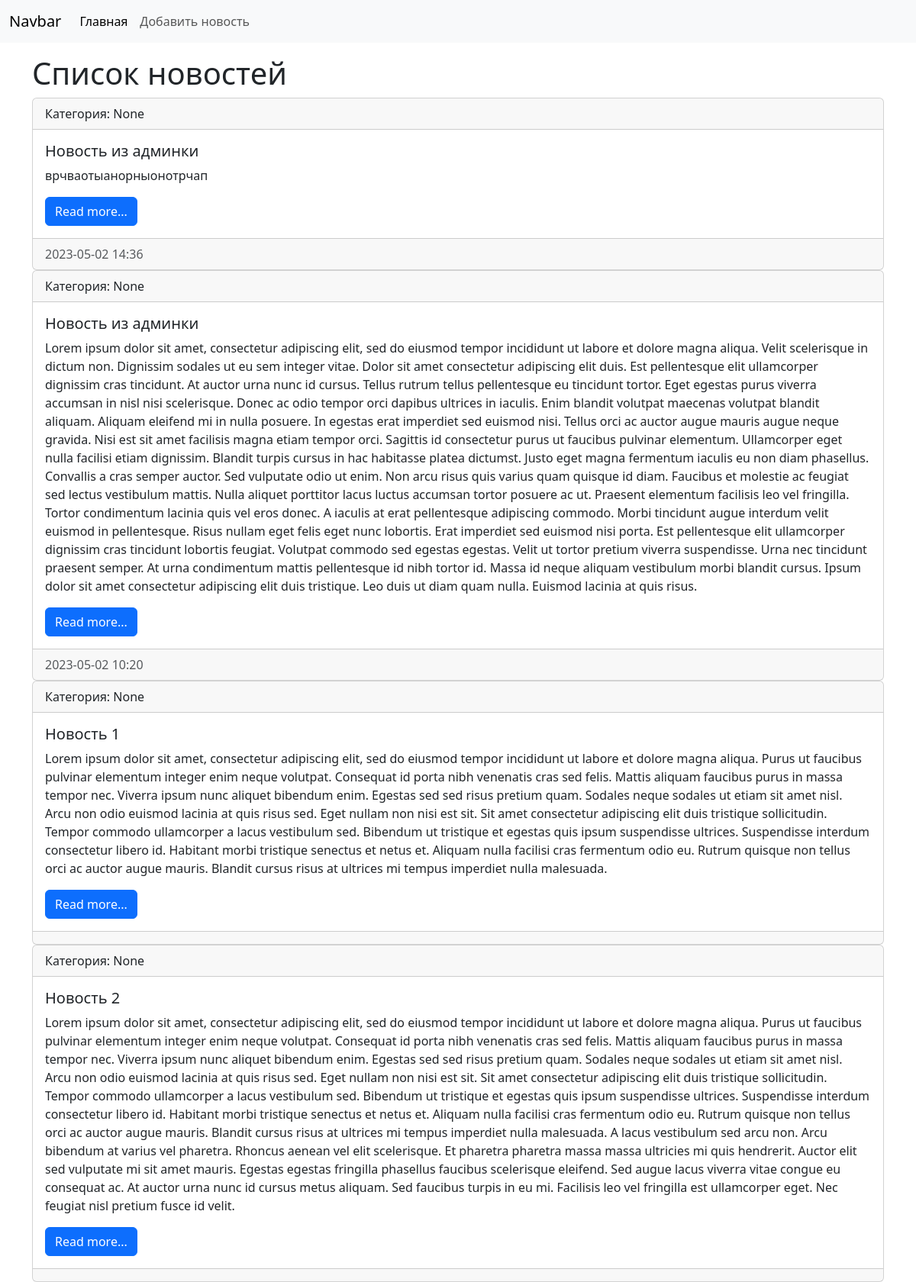
Page /news/ on the committed database.
### News/models.py (models this page shows)
class News(models.Model):
    title = models.CharField(max_length=150, verbose_name='Заголовок')
    content = models.TextField(blank=True, verbose_name='Текст')
    created_at = models.DateTimeField(auto_now_add=True, verbose_name='Время создания')
    updated_at = models.DateTimeField(auto_now=True, verbose_name='Время изменения')
    photo = models.ImageField(upload_to='media/%Y/%m/%d', verbose_name='Фото')
    is_published = models.BooleanField(default=True, verbose_name='Публикация')
    category = models.ForeignKey('Category', on_delete=models.PROTECT, null=True, verbose_name='Категория')
    class Meta:
        verbose_name='Новость'
        verbose_name_plural='Новости'
        ordering = ['-created_at']

### News/views.py (the view)
# urls.py: path('', index),
def index(request):
    news = News.objects.all()
    context = {
        'news': news,
        'title': 'Список новостей'
    }
    return render(request, 'index.html', context=context)

### News/templates/index.html (shortened to what this page needs)
<!doctype html>
<html lang="en">
  <head>
    <link href="https://cdn.jsdelivr.net/npm/bootstrap@5.3.0-alpha3/dist/css/bootstrap.min.css" rel="stylesheet">
  </head>
  <body>
      <nav class="navbar navbar-expand-lg bg-body-tertiary">
      <div class="container-fluid">
        <a class="navbar-brand" href="#">Navbar</a>
        <div class="collapse navbar-collapse" id="navbarNav">
          <ul class="navbar-nav">
            <li class="nav-item">
              <a class="nav-link active" aria-current="page" href="#">Главная</a>
            </li>
            <li class="nav-item">
              <a class="nav-link" href="#">Добавить новость</a>
            </li>
          </ul>
        </div>
      </div>
    </nav>
      <div class="container mt-3">
          <h1> {{title}}</h1>
          <div class="row">
              <div class="col-md-12">
                  {% for i in news %}
             <div class="card 3">
                  <div class="card-header">
                    Категория: {{i.category}}
                  </div>
                  <div class="card-body">
                    <h5 class="card-title">{{i.title}}</h5>
                    <p class="card-text">{{i.content}}</p>
                    <a href="#" class="btn btn-primary">Read more...</a>
                  </div>
                  <div class="card-footer text-body-secondary">
                      {{ i.created_at|date:'Y-m-d H:i' }}
                  </div>
            </div>
              {% endfor %}
              </div>
          </div>
      </div>
  </body>
</html>

### rows in the picture
News: category "None", title "Новость из админки", content "врчваотыанорныонотрчап", created_at "2023-05-02 14:36"
News: category "None", title "Новость из админки", content "Lorem ipsum dolor sit amet, consectetur adipiscing elit, sed do eiusmod tempor incididunt ut labore et dolore magna aliqua. Velit scelerisque in dictum non. Dignissim sodales ut eu sem integer vitae. Dolor sit amet consectetur adipiscing elit duis. Est pellentesque elit ullamcorper dignissim cras tincidunt. At auctor urna nunc id cursus. Tellus rutrum tellus pellentesque eu tincidunt tortor. Eget egestas purus viverra accumsan in nisl nisi scelerisque. Donec ac odio tempor orci dapibus ultrices in iaculis. Enim blandit volutpat maecenas volutpat blandit aliquam. Aliquam eleifend mi in nulla posuere. In egestas erat imperdiet sed euismod nisi. Tellus orci ac auctor augue mauris augue neque…", created_at "2023-05-02 10:20"
News: category "None", title "Новость 1", content "Lorem ipsum dolor sit amet, consectetur adipiscing elit, sed do eiusmod tempor incididunt ut labore et dolore magna aliqua. Purus ut faucibus pulvinar elementum integer enim neque volutpat. Consequat id porta nibh venenatis cras sed felis. Mattis aliquam faucibus purus in massa tempor nec. Viverra ipsum nunc aliquet bibendum enim. Egestas sed sed risus pretium quam. Sodales neque sodales ut etiam sit amet nisl. Arcu non odio euismod lacinia at quis risus sed. Eget nullam non nisi est sit. Sit amet consectetur adipiscing elit duis tristique sollicitudin. Tempor commodo ullamcorper a lacus vestibulum sed. Bibendum ut tristique et egestas quis ipsum suspendisse ultrices. Suspendisse interdum…"
News: category "None", title "Новость 2", content "Lorem ipsum dolor sit amet, consectetur adipiscing elit, sed do eiusmod tempor incididunt ut labore et dolore magna aliqua. Purus ut faucibus pulvinar elementum integer enim neque volutpat. Consequat id porta nibh venenatis cras sed felis. Mattis aliquam faucibus purus in massa tempor nec. Viverra ipsum nunc aliquet bibendum enim. Egestas sed sed risus pretium quam. Sodales neque sodales ut etiam sit amet nisl. Arcu non odio euismod lacinia at quis risus sed. Eget nullam non nisi est sit. Sit amet consectetur adipiscing elit duis tristique sollicitudin. Tempor commodo ullamcorper a lacus vestibulum sed. Bibendum ut tristique et egestas quis ipsum suspendisse ultrices. Suspendisse interdum…"

### other values in the picture
{{ title }} "Список новостей"
